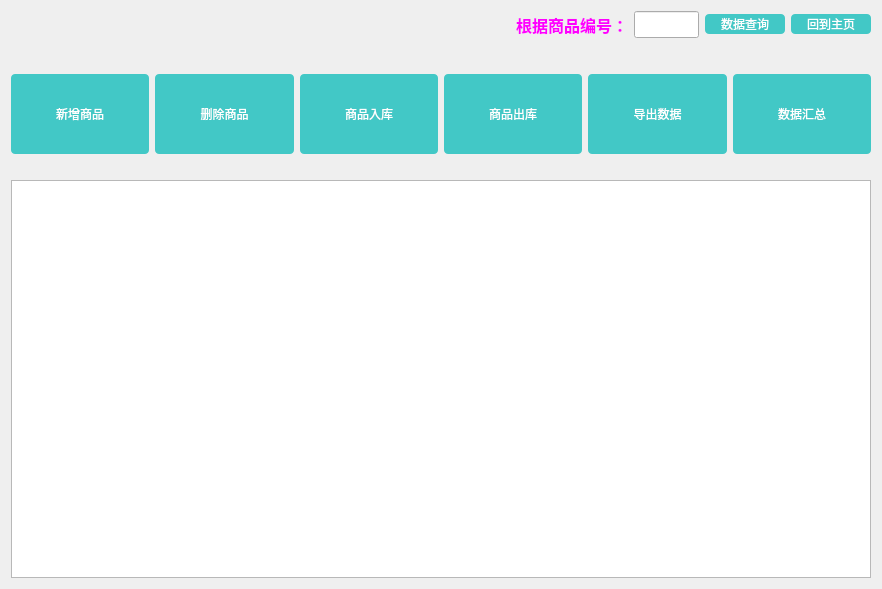
<?xml version="1.0" encoding="UTF-8"?>
<ui version="4.0">
 <class>MainWidget</class>
 <widget class="QWidget" name="MainWidget">
  <property name="geometry">
   <rect>
    <x>0</x>
    <y>0</y>
    <width>882</width>
    <height>589</height>
   </rect>
  </property>
  <property name="windowTitle">
   <string>库存管理系统 V1.0</string>
  </property>
  <property name="windowIcon">
   <iconset resource="images.qrc">
    <normaloff>:/new/prefix1/images/double.png</normaloff>:/new/prefix1/images/double.png</iconset>
  </property>
  <layout class="QGridLayout" name="gridLayout">
   <item row="2" column="0">
    <layout class="QHBoxLayout" name="horizontalLayout">
     <property name="topMargin">
      <number>20</number>
     </property>
     <property name="bottomMargin">
      <number>20</number>
     </property>
     <item>
      <widget class="QPushButton" name="pushButton_AddGoods">
       <property name="minimumSize">
        <size>
         <width>100</width>
         <height>80</height>
        </size>
       </property>
       <property name="styleSheet">
        <string notr="true">background : rgb(66 ,200 ,198);
color : white ;
border-radius : 4px;</string>
       </property>
       <property name="text">
        <string>新增商品</string>
       </property>
       <property name="icon">
        <iconset resource="images.qrc">
         <normaloff>:/new/prefix1/images/update.png</normaloff>:/new/prefix1/images/update.png</iconset>
       </property>
      </widget>
     </item>
     <item>
      <widget class="QPushButton" name="pushButton_DeleteGoods">
       <property name="minimumSize">
        <size>
         <width>100</width>
         <height>80</height>
        </size>
       </property>
       <property name="styleSheet">
        <string notr="true">background : rgb(66 ,200 ,198);
color : white ;
border-radius : 4px;</string>
       </property>
       <property name="text">
        <string>删除商品</string>
       </property>
       <property name="icon">
        <iconset resource="images.qrc">
         <normaloff>:/new/prefix1/images/delete.png</normaloff>:/new/prefix1/images/delete.png</iconset>
       </property>
      </widget>
     </item>
     <item>
      <widget class="QPushButton" name="pushButton_GoodsWereHouse">
       <property name="minimumSize">
        <size>
         <width>100</width>
         <height>80</height>
        </size>
       </property>
       <property name="styleSheet">
        <string notr="true">background : rgb(66 ,200 ,198);
color : white ;
border-radius : 4px;</string>
       </property>
       <property name="text">
        <string>商品入库</string>
       </property>
       <property name="icon">
        <iconset resource="images.qrc">
         <normaloff>:/new/prefix1/images/input.png</normaloff>:/new/prefix1/images/input.png</iconset>
       </property>
      </widget>
     </item>
     <item>
      <widget class="QPushButton" name="pushButton_GoodsDelivery">
       <property name="minimumSize">
        <size>
         <width>100</width>
         <height>80</height>
        </size>
       </property>
       <property name="styleSheet">
        <string notr="true">background : rgb(66 ,200 ,198);
color : white ;
border-radius : 4px;</string>
       </property>
       <property name="text">
        <string>商品出库</string>
       </property>
       <property name="icon">
        <iconset resource="images.qrc">
         <normaloff>:/new/prefix1/images/output.png</normaloff>:/new/prefix1/images/output.png</iconset>
       </property>
      </widget>
     </item>
     <item>
      <widget class="QPushButton" name="pushButton_LoadData">
       <property name="minimumSize">
        <size>
         <width>100</width>
         <height>80</height>
        </size>
       </property>
       <property name="styleSheet">
        <string notr="true">background : rgb(66 ,200 ,198);
color : white ;
border-radius : 4px;</string>
       </property>
       <property name="text">
        <string>导出数据</string>
       </property>
       <property name="icon">
        <iconset resource="images.qrc">
         <normaloff>:/new/prefix1/images/open.png</normaloff>:/new/prefix1/images/open.png</iconset>
       </property>
      </widget>
     </item>
     <item>
      <widget class="QPushButton" name="pushButton_DataSummary">
       <property name="sizePolicy">
        <sizepolicy hsizetype="Minimum" vsizetype="Fixed">
         <horstretch>0</horstretch>
         <verstretch>0</verstretch>
        </sizepolicy>
       </property>
       <property name="minimumSize">
        <size>
         <width>100</width>
         <height>80</height>
        </size>
       </property>
       <property name="styleSheet">
        <string notr="true">background : rgb(66 ,200 ,198);
color : white ;
border-radius : 4px;</string>
       </property>
       <property name="text">
        <string>数据汇总</string>
       </property>
       <property name="icon">
        <iconset resource="images.qrc">
         <normaloff>:/new/prefix1/images/logo.png</normaloff>:/new/prefix1/images/logo.png</iconset>
       </property>
      </widget>
     </item>
    </layout>
   </item>
   <item row="1" column="0">
    <spacer name="verticalSpacer">
     <property name="orientation">
      <enum>Qt::Vertical</enum>
     </property>
     <property name="sizeType">
      <enum>QSizePolicy::Minimum</enum>
     </property>
     <property name="sizeHint" stdset="0">
      <size>
       <width>20</width>
       <height>10</height>
      </size>
     </property>
    </spacer>
   </item>
   <item row="3" column="0">
    <widget class="QTableWidget" name="tableWidget_ListData"/>
   </item>
   <item row="0" column="0">
    <layout class="QHBoxLayout" name="horizontalLayout_2">
     <item>
      <spacer name="horizontalSpacer">
       <property name="orientation">
        <enum>Qt::Horizontal</enum>
       </property>
       <property name="sizeHint" stdset="0">
        <size>
         <width>600</width>
         <height>20</height>
        </size>
       </property>
      </spacer>
     </item>
     <item>
      <widget class="QLabel" name="label">
       <property name="font">
        <font>
         <family>Arial</family>
         <pointsize>12</pointsize>
         <bold>true</bold>
        </font>
       </property>
       <property name="styleSheet">
        <string notr="true">color : rgb(255,0,255)</string>
       </property>
       <property name="text">
        <string>根据商品编号：</string>
       </property>
      </widget>
     </item>
     <item>
      <widget class="QLineEdit" name="lineEdit_GoodsNumber">
       <property name="font">
        <font>
         <family>Arial</family>
         <pointsize>12</pointsize>
         <bold>true</bold>
        </font>
       </property>
      </widget>
     </item>
     <item>
      <widget class="QPushButton" name="pushButton_DataSearch">
       <property name="minimumSize">
        <size>
         <width>80</width>
         <height>20</height>
        </size>
       </property>
       <property name="styleSheet">
        <string notr="true">background : rgb(66 ,200 ,198);
color : white ;
border-radius : 4px;</string>
       </property>
       <property name="text">
        <string>数据查询</string>
       </property>
       <property name="icon">
        <iconset resource="images.qrc">
         <normaloff>:/new/prefix1/images/select.png</normaloff>:/new/prefix1/images/select.png</iconset>
       </property>
      </widget>
     </item>
     <item>
      <widget class="QPushButton" name="pushButton_Main">
       <property name="minimumSize">
        <size>
         <width>80</width>
         <height>20</height>
        </size>
       </property>
       <property name="styleSheet">
        <string notr="true">background : rgb(66 ,200 ,198);
color : white ;
border-radius : 4px;</string>
       </property>
       <property name="text">
        <string>回到主页</string>
       </property>
       <property name="icon">
        <iconset resource="images.qrc">
         <normaloff>:/new/prefix1/images/double.png</normaloff>:/new/prefix1/images/double.png</iconset>
       </property>
      </widget>
     </item>
    </layout>
   </item>
  </layout>
 </widget>
 <resources>
  <include location="images.qrc"/>
 </resources>
 <connections/>
</ui>
